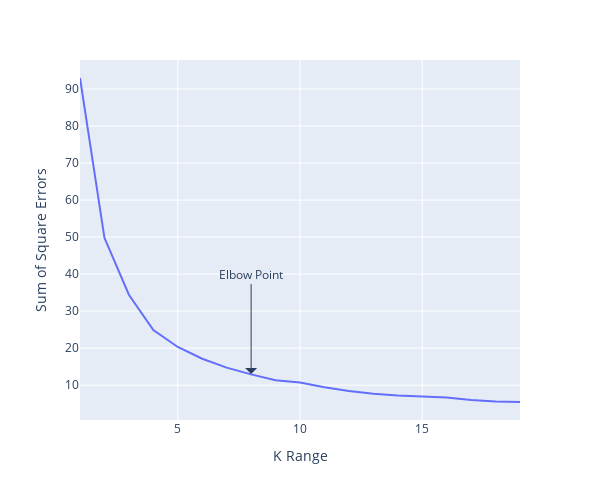

Notebook code cell kept with this figure:
### Code cell
px.line(x=range(1,20),y=sse).update_layout(xaxis_title="K Range",yaxis_title="Sum of Square Errors",height=500,width=600).add_annotation(
    x=8,y=13,showarrow=True,arrowhead=1,arrowsize=2,ax=0,ay=-100,text="Elbow Point")

### Figure 1 — Plotly figure (JSON) as saved in the notebook; plotly's stock layout.template omitted (floating-point values rounded to 4 significant figures)
{"data": [{"hovertemplate": "x=%{x}<br>y=%{y}<extra></extra>", "legendgroup": "", "line": {"color": "#636efa", "dash": "solid"}, "marker": {"symbol": "circle"}, "mode": "lines", "name": "", "orientation": "v", "showlegend": false, "type": "scatter", "x": [1, 2, 3, 4, 5, 6, 7, 8, 9, 10, 11, 12, 13, 14, 15, 16, 17, 18, 19], "xaxis": "x", "y": [92.96, 49.8, 34.43, 24.88, 20.32, 17.15, 14.75, 12.93, 11.36, 10.75, 9.451, 8.431, 7.69, 7.23, 6.973, 6.695, 5.984, 5.601, 5.466], "yaxis": "y"}], "layout": {"annotations": [{"arrowhead": 1, "arrowsize": 2, "ax": 0, "ay": -100, "showarrow": true, "text": "Elbow Point", "x": 8, "y": 13}], "height": 500, "legend": {"tracegroupgap": 0}, "margin": {"t": 60}, "width": 600, "xaxis": {"anchor": "y", "autorange": true, "domain": [0, 1], "range": [1, 19], "title": {"text": "K Range"}, "type": "linear"}, "yaxis": {"anchor": "x", "autorange": true, "domain": [0, 1], "range": [0.6047, 97.83], "title": {"text": "Sum of Square Errors"}, "type": "linear"}}}
